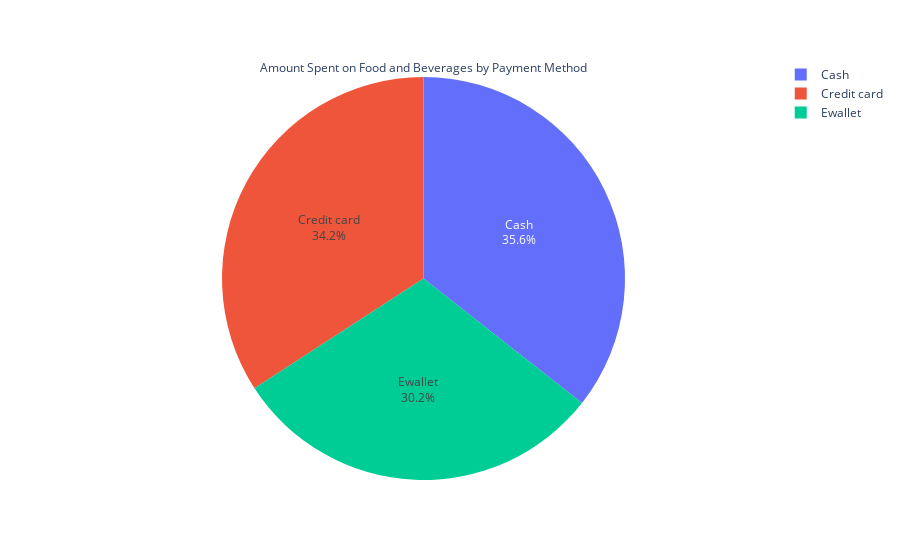

Notebook cell for this chart:
### Code cell
## Visualise share of total price spent on food and beverages by payment method

fig3 = px.pie (method, values="Unit_price", names="Payment")
fig3.update_traces(textposition="inside", textinfo="percent+label", title="Amount Spent on Food and Beverages by Payment Method")
fig3.show()

### Figure 1 — Plotly figure (JSON) as saved in the notebook; plotly's stock layout.template omitted (floating-point values rounded to 4 significant figures)
{"data": [{"domain": {"x": [0, 1], "y": [0, 1]}, "hovertemplate": "Payment=%{label}<br>Unit_price=%{value}<extra></extra>", "labels": ["Cash", "Credit card", "Ewallet"], "legendgroup": "", "name": "", "showlegend": true, "textinfo": "percent+label", "textposition": "inside", "title": {"text": "Amount Spent on Food and Beverages by Payment Method"}, "type": "pie", "values": [3469.0, 3329.0, 2947.0]}], "layout": {"autosize": true, "legend": {"tracegroupgap": 0}, "margin": {"t": 60}}}
